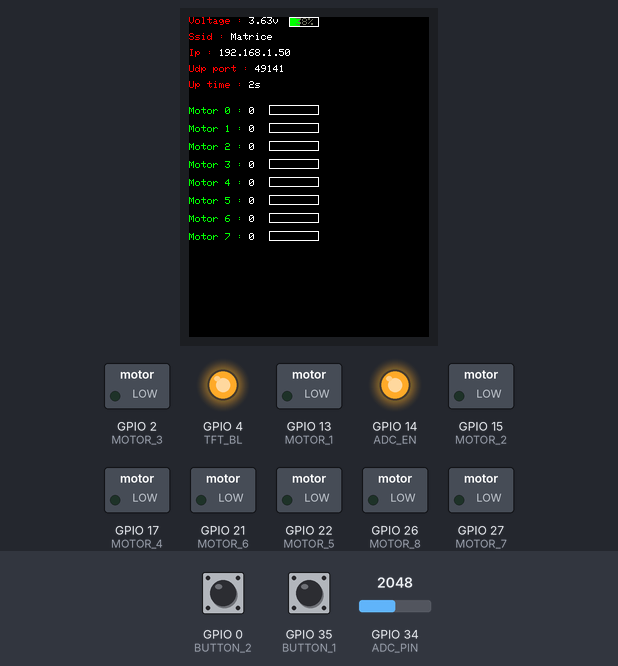
This program was run on a simulated ESP32. On the bench: 240×320 colour display, switched loads named in the program (green lamp = pin HIGH), output pins drawn as LEDs (lit = HIGH). Inputs (shaded band) come from the test bench; at power-on: GPIO 34 (ADC_PIN) = 2048, GPIO 0 (BUTTON_2) HIGH, GPIO 35 (BUTTON_1) HIGH. WiFi joins after 1.5 s; servers stay silent unless stated; what the program prints to the serial monitor is not drawn.

Above: at 3.1 s.
3.2 s: GPIO 34 (ADC_PIN) set to 2375
At 4.5 s:
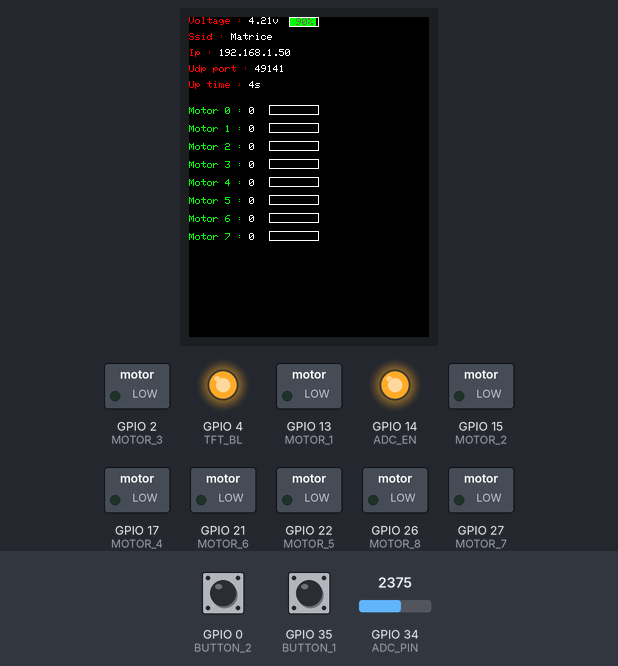
5.7 s: GPIO 34 (ADC_PIN) set to 2482
At 7.2 s:
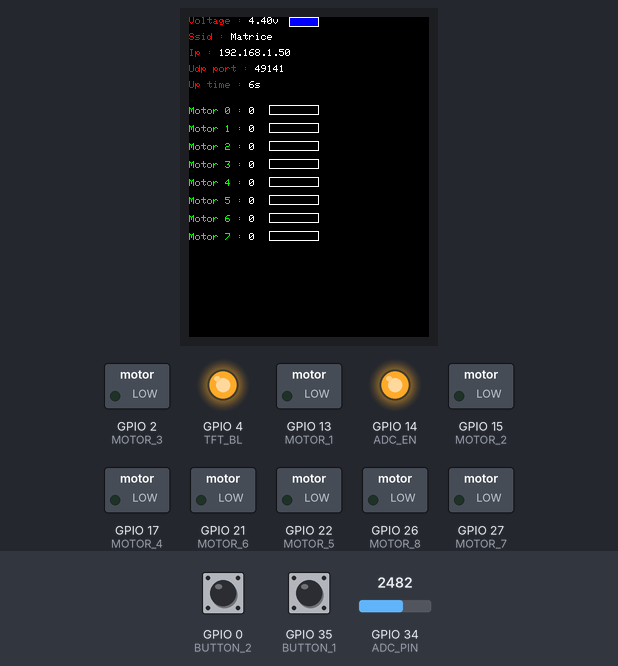
8.7 s: GPIO 34 (ADC_PIN) set to 1228
At 10.0 s:
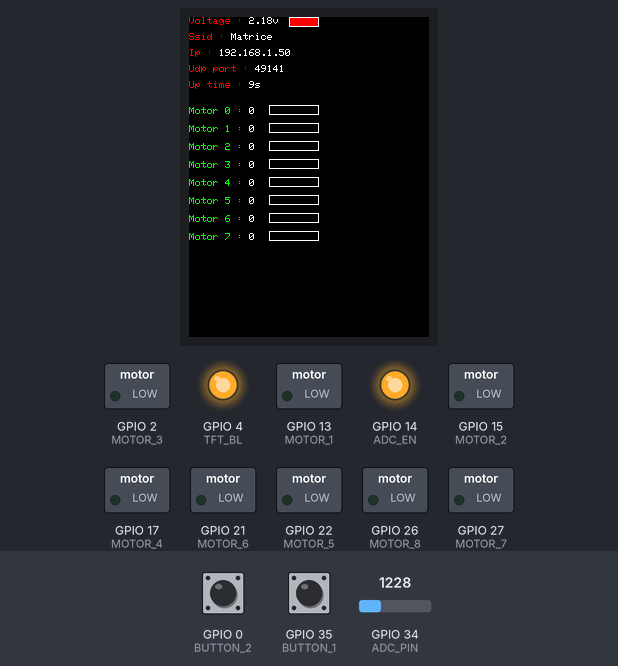
Timing chart, 0 to 11.7 s (numbered marks = the images above; inputs shaded):
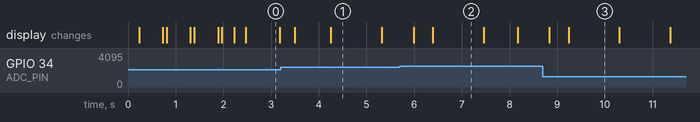

The program:

main.cpp
```cpp
#include <Arduino.h>
#include <TFT_eSPI.h>
#include <SPI.h>
#include "WiFi.h"
#include <Wire.h>
#include <Button2.h>
#include "esp_adc_cal.h"
#include <WiFiUdp.h>
#include "esp_wifi.h"

#ifndef TFT_DISPOFF
#define TFT_DISPOFF 0x28
#endif

#ifndef TFT_SLPIN
#define TFT_SLPIN 0x10
#endif

#define TFT_MOSI 19
#define TFT_SCLK 18
#define TFT_CS 5
#define TFT_DC 16
#define TFT_RST 23

#define TFT_BL 4	// Display backlight control pin
#define ADC_EN 14 //ADC_EN is the ADC detection enable port
#define ADC_PIN 34
#define BUTTON_1 35
#define BUTTON_2 0

#define MOTOR_1 13
#define MOTOR_2 15
#define MOTOR_3 2
#define MOTOR_4 17
#define MOTOR_5 22
#define MOTOR_6 21
#define MOTOR_7 27
#define MOTOR_8 26

const int motorFreq = 5000;
const int motorResolution = 8;
const int motorChannel1 = 0;
const int motorChannel2 = 1;
const int motorChannel3 = 2;
const int motorChannel4 = 3;
const int motorChannel5 = 4;
const int motorChannel6 = 5;
const int motorChannel7 = 6;
const int motorChannel8 = 7;

typedef struct s_data_task
{
	int duration;
	int pwm;
	int motor_id;
	TaskHandle_t thisTaskHandler;
} t_data_task;


int vref = 1100;
int timers_end[3] = {0, 0, 0};

#define BLACK 0x0000
#define WHITE 0xFFFF
TFT_eSPI tft = TFT_eSPI(); // Invoke custom library
Button2 btn1(BUTTON_1);
Button2 btn2(BUTTON_2);

const char *ssid = "Matrice";
const char *password = "QGmatrice";


WiFiUDP Udp;
unsigned int localUdpPort = 49141;
char incomingPacket[255];
String convertedPacket;

WiFiClass WiFiAP;

int pwmValues[8] = {0,0,0,0,0,0,0,0};
hw_timer_t *timers = NULL;

const char *wl_status_to_string(int ah)
{
	switch (ah)
	{
	case WL_NO_SHIELD:
		return "WL_NO_SHIELD";
	case WL_IDLE_STATUS:
		return "WL_IDLE_STATUS";
	case WL_NO_SSID_AVAIL:
		return "WL_NO_SSID_AVAIL";
	case WL_SCAN_COMPLETED:
		return "WL_SCAN_COMPLETED";
	case WL_CONNECTED:
		return "WL_CONNECTED";
	case WL_CONNECT_FAILED:
		return "WL_CONNECT_FAILED";
	case WL_CONNECTION_LOST:
		return "WL_CONNECTION_LOST";
	case WL_DISCONNECTED:
		return "WL_DISCONNECTED";
	default:
		return "ERROR NOT VALID WL";
	}
}


void button_init()
{
	btn1.setPressedHandler([](Button2 &b) {
		Serial.println("Bouton A pressed");

	});

	btn2.setPressedHandler([](Button2 &b) {
		Serial.println("Bouton B pressed");

	});
}

void button_loop()
{
	btn1.loop();
	btn2.loop();
}

void call_buttons(void)
{
	button_loop();
}

void sta_setup()
{
	WiFi.mode(WIFI_STA);
	WiFi.begin(ssid, password);
	tft.drawString("Connecting", tft.width() / 2, tft.height() / 2);
	uint64_t timeStamp = millis();

	ledcSetup(motorChannel1, motorFreq, motorResolution);
	ledcSetup(motorChannel2, motorFreq, motorResolution);
	ledcSetup(motorChannel3, motorFreq, motorResolution);
	ledcSetup(motorChannel4, motorFreq, motorResolution);
	ledcSetup(motorChannel5, motorFreq, motorResolution);
	ledcSetup(motorChannel6, motorFreq, motorResolution);
	ledcSetup(motorChannel7, motorFreq, motorResolution);
	ledcSetup(motorChannel8, motorFreq, motorResolution);

	ledcAttachPin(MOTOR_1, motorChannel1);
	ledcAttachPin(MOTOR_2, motorChannel2);
	ledcAttachPin(MOTOR_3, motorChannel3);
	ledcAttachPin(MOTOR_4, motorChannel4);
	ledcAttachPin(MOTOR_5, motorChannel5);
	ledcAttachPin(MOTOR_6, motorChannel6);
	ledcAttachPin(MOTOR_7, motorChannel7);
	ledcAttachPin(MOTOR_8, motorChannel8);

	Serial.println("Connecting");
	while (WiFi.status() != WL_CONNECTED)
	{
		if (millis() - timeStamp > 10000)
		{
			ESP.restart();
			tft.fillScreen(TFT_BLACK);
			tft.drawString("Restarting", tft.width() / 2, tft.height() / 2);
		}
		delay(500);
		Serial.println(wl_status_to_string(WiFi.status()));
		tft.fillScreen(TFT_BLACK);

		tft.drawString(wl_status_to_string(WiFi.status()), tft.width() / 2, tft.height() / 2);
	}
	Serial.print("Connected, IP address: ");
	Serial.println(WiFi.localIP());
	Udp.begin(localUdpPort);
	Serial.printf("Now listening at IP %s, UDP port %d\n", WiFi.localIP().toString().c_str(), localUdpPort);
}

void setup()
{
	// put your setup code here, to run once:
	Serial.begin(115200);
	WiFi.mode(WIFI_STA);
	WiFi.begin(ssid, password);

	// WiFiAP.begin(APssid, APpassword);

	timers = timerBegin(3, 80, true);
	timerAttachInterrupt(timers, &call_buttons, false);
	timerAlarmWrite(timers, 50 * 1000, true);
	timerAlarmEnable(timers);
	button_init();

	pinMode(ADC_EN, OUTPUT);
	digitalWrite(ADC_EN, HIGH);
	tft.init();
	tft.setRotation(0);
	tft.fillScreen(TFT_BLACK);

	if (TFT_BL > 0)
	{																					// TFT_BL has been set in the TFT_eSPI library in the User Setup file TTGO_T_Display.h
		pinMode(TFT_BL, OUTPUT);								// Set backlight pin to output mode
		digitalWrite(TFT_BL, TFT_BACKLIGHT_ON); // Turn backlight on. TFT_BACKLIGHT_ON has been set in the TFT_eSPI library in the User Setup file TTGO_T_Display.h
	}
	tft.setTextSize(1);
	tft.setTextColor(TFT_WHITE);
	tft.setCursor(0, 0);
	tft.setTextDatum(MC_DATUM);

	sta_setup();
}

void drawLoadingBar(TFT_eSprite *sprite, int x, int y, int amount)
{
	uint32_t color1 = TFT_GREEN;
	uint32_t color2 = TFT_WHITE;
	// uint32_t color3 = TFT_BLUE;
	// uint32_t color4 = TFT_RED;
	(*sprite).fillRect(x, y, map((int)(amount ), 0, 255, 0, 50), 10, color1);
	(*sprite).drawRect(x, y, 50, 10, color2);
}

void drawBatteryLevel(TFT_eSprite *sprite, int x, int y, float voltage)
{
	uint32_t color1 = TFT_GREEN;
	uint32_t color2 = TFT_WHITE;
	uint32_t color3 = TFT_BLUE;
	uint32_t color4 = TFT_RED;

	if (voltage > 4.33)
	{
		(*sprite).fillRect(x, y, 30, 10, color3);
	}
	else if (voltage > 3.2)
	{
		(*sprite).fillRect(x, y, map((long)(voltage * 100), 320, 430, 0, 30), 10, color1);
		(*sprite).setCursor(x + 7, y + 1);
		(*sprite).setTextColor(TFT_DARKGREY);
		(*sprite).printf("%02ld%%", map((long)(voltage * 100), 320, 432, 0, 100));
	}
	else
	{
		(*sprite).fillRect(x, y, 30, 10, color4);
	}

	(*sprite).drawRect(x, y, 30, 10, color2);
}

void drawMotorsActivity()
{
	TFT_eSprite drawing_sprite = TFT_eSprite(&tft);

	drawing_sprite.setColorDepth(8);
	drawing_sprite.createSprite(tft.width(), tft.height());

	drawing_sprite.fillSprite(TFT_BLACK);
	drawing_sprite.setTextSize(1);
	drawing_sprite.setTextFont(1);
	drawing_sprite.setTextColor(TFT_GREEN);
	drawing_sprite.setTextDatum(MC_DATUM);
	drawing_sprite.setCursor(0, 0);

	uint16_t v = analogRead(ADC_PIN);
	float battery_voltage = ((float)v / 4095.0) * 2.0 * 3.3 * (vref / 1000.0);
	drawing_sprite.setTextColor(TFT_RED);
	drawing_sprite.printf("Voltage : ");
	drawing_sprite.setTextColor(TFT_WHITE);
	drawing_sprite.printf("%.2fv\n\n", battery_voltage);

	drawing_sprite.setTextColor(TFT_RED);
	drawing_sprite.printf("Ssid : ");
	drawing_sprite.setTextColor(TFT_WHITE);
	drawing_sprite.printf("%s\n\n", ssid);

	drawing_sprite.setTextColor(TFT_RED);
	drawing_sprite.printf("Ip : ");
	drawing_sprite.setTextColor(TFT_WHITE);
	drawing_sprite.printf("%s\n\n", WiFi.localIP().toString().c_str());

	drawing_sprite.setTextColor(TFT_RED);
	drawing_sprite.printf("Udp port : ");
	drawing_sprite.setTextColor(TFT_WHITE);
	drawing_sprite.printf("%d\n\n", localUdpPort);

	drawing_sprite.setTextColor(TFT_RED);
	drawing_sprite.printf("Up time : ");
	drawing_sprite.setTextColor(TFT_WHITE);

	drawing_sprite.printf("%llds\n\n\n", esp_timer_get_time()/1000000);
	delay(100);
	drawBatteryLevel(&drawing_sprite, 100, 00, battery_voltage);

	for (int i = 0; i < 8; i++)
	{
		drawing_sprite.setCursor(0, 90 + i * 18);
		drawing_sprite.setTextColor(TFT_GREEN);
		drawing_sprite.printf("Motor %d : ", i);
		drawing_sprite.setTextColor(TFT_WHITE);
		drawing_sprite.printf("%d\n\n", pwmValues[i]);
		drawLoadingBar(&drawing_sprite, 80, 88 + i * 18, pwmValues[i]);
	}


	drawing_sprite.pushSprite(0, 0);
	drawing_sprite.deleteSprite();
}

void set_pwm(int pin, int pwm)
{
	ledcWrite(pin, pwm);
}

void look_for_udp_message()
{
	int packetSize = Udp.parsePacket();
	if (packetSize)
	{
		int len = Udp.read(incomingPacket, 255);
		if (len > 0)
		{
			incomingPacket[len] = 0;
		}
		Serial.printf("UDP packet contents: %s\n", incomingPacket);
		convertedPacket = String(incomingPacket);
		Serial.println(convertedPacket);
		Serial.printf("Debug indexof = P:%d, I:%d\n", convertedPacket.indexOf('P'), convertedPacket.indexOf("I"));

		if (convertedPacket.indexOf("P") > -1 && convertedPacket.indexOf("I") > -1)
		{
			int intensity = convertedPacket.substring(convertedPacket.indexOf("I") + 1).toInt();
			int pin = convertedPacket.substring(convertedPacket.indexOf("P") + 1).toInt();

			if (pin <= 8 && pin >= 0)
			{
				set_pwm(pin, intensity > 255 ? 255 : intensity);
				pwmValues[pin] = intensity > 255 ? 255 : intensity;
			}
		}
	}
}

void loop()
{
	look_for_udp_message();

	drawMotorsActivity();
	delay(25);
}
```

Measured:
- the behaviour switches between 2442 and 2443 on GPIO 34 (ADC_PIN) (found by bisection; images 1 and 2)
- after the input at 5.7 s, the display: first changes after 0.29 s (image 2 shows a later state)
- after the input at 8.7 s, the display: first changes after 0.14 s (image 3 shows a later state)
